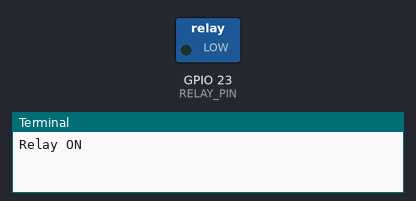
A program run on a simulated Raspberry Pi (BCM pin numbers). Parts: switched loads named in the program (green lamp = pin HIGH), the last lines printed to the terminal.

Above: at 1.0 s.
At 3.0 s:
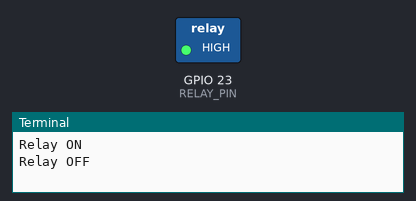
Timing chart, 0 to 5.2 s (numbered marks = the images above):
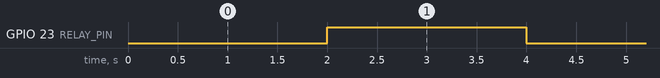

The program:

example.py
```python
# Raspberry Pi Python script using RPi.GPIO to toggle GPIO23 (active LOW) every 2 seconds and perform GPIO cleanup on exit.
#
# Buy this module: https://shillehtek.com/products/1-channel-5v-relay-module
# Full manual: https://shillehtek.com/blogs/shillehtek-product-manuals/1-channel-5v-relay-module-manual
# More examples: https://github.com/shillehbean/shillehtek-examples
#

#!/usr/bin/env python3
# 1-Channel 5V Relay Module - Raspberry Pi Example
# IN pin: GPIO 23 (active LOW)

import RPi.GPIO as GPIO
import time

RELAY_PIN = 23

GPIO.setmode(GPIO.BCM)
GPIO.setup(RELAY_PIN, GPIO.OUT, initial=GPIO.HIGH)  # start OFF

try:
    while True:
        print("Relay ON")
        GPIO.output(RELAY_PIN, GPIO.LOW)   # active LOW
        time.sleep(2)

        print("Relay OFF")
        GPIO.output(RELAY_PIN, GPIO.HIGH)
        time.sleep(2)
except KeyboardInterrupt:
    print("Stopped by user")
finally:
    GPIO.output(RELAY_PIN, GPIO.HIGH)
    GPIO.cleanup()
```

Measured:
- by itself, GPIO 23 (RELAY_PIN): alternates HIGH for 2.0 s and LOW for 2.0 s
